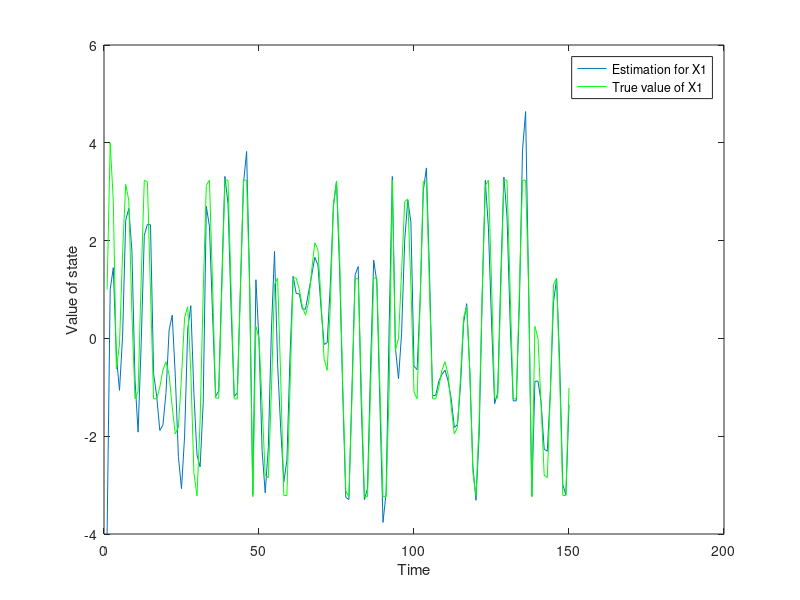
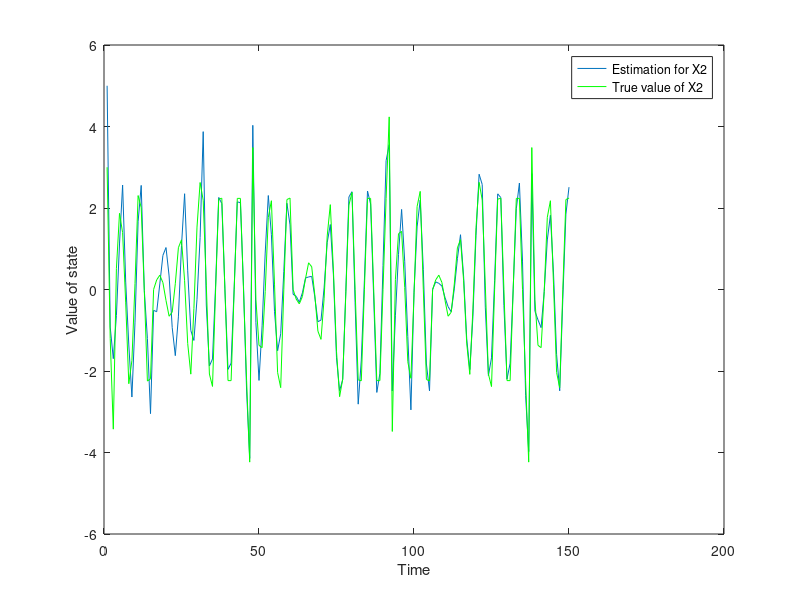
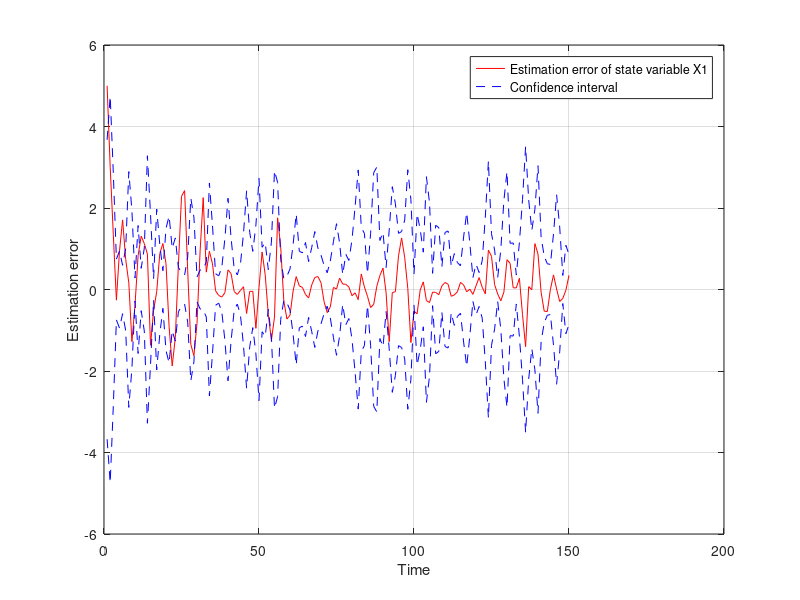
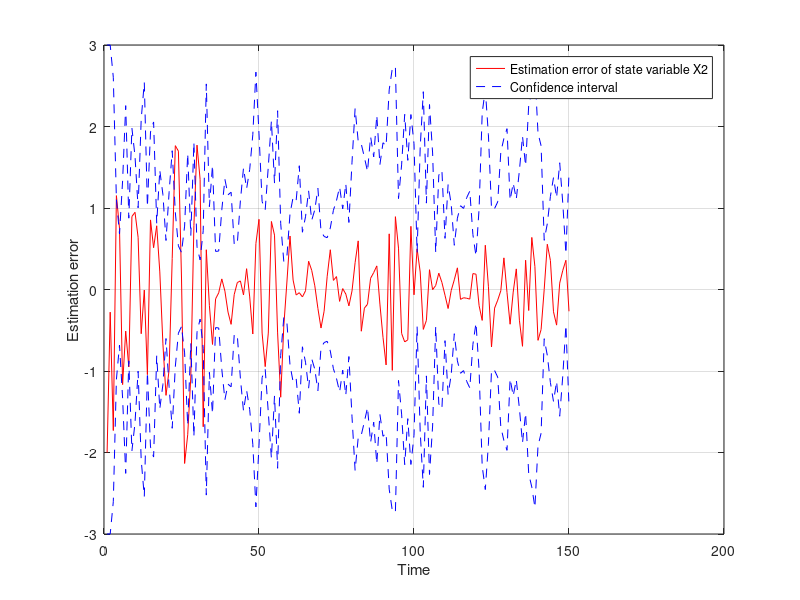

Recreate these plots in MATLAB, in order.
clear all
close all
% Pouya Hosseinzadeh

% Load the data
load dati_silver

% Input data
sig2 = 1;     % Variance of measurement noise
q = 0.00001;    % Variance of White process w for state X3
%P0 = 0.5;     % Initial condition for covariance matrix of estimation error
%x0 =  [3 0.5 0.5]; 
%x0 =  [-1 2 0.5]; % initial condition for the states
x0 =  [-4 5 0.2]; % Initial condition for the states
%x0 =  [-1.2 0.1 0.2]; 
x = x0;

% Matrix G of the system linearized df/dw
G =[0 0 0;0 0 (x(2))^2; 0 0 1];

% Covariance matrix of the disturbance w
Q =zeros(3);
Q(3,3)=q;

% Covariance matrix of v
R = sig2*eye(1);

% Initialization
N=size(U,1);
xp=zeros(3,1);
%P = P0*eye(3);
P=diag([1.5 1 0.7]);

Xest(:,1)=x;
PDiag(:,1)=diag(P);

% Recursion
for k=1:N-1
    
    % Prediction step
    xp(1) = x(1) + x(2);
    xp(2) = -x(1) + 0.5*x(2) - (x(3))*(x(2))^3 + U(k);
    xp(3) = x(3);
    
    F = [1 1 0; -1  x(2)-3*x(2)*x(3) -(x(2))^3; 0 0 1]; 
    Pp = F*P*F'+ G*Q*G';
    
    % Correction step
    H = [0 1 0];
    K = Pp*H'*inv(H*Pp*H'+R);
    xc = xp + K*(Y(k+1,:)'-xp(2));
    Pc = Pp*(eye(3)-H'*K');
    x=xc;
    P=Pc;
    
    Xest(:,k+1)=x;
    PDiag(:,k+1)=diag(P);
    
end

t = 1:150;

% Comparison between state X and the estimation Xest
 
figure, plot(t,Xest(1,:),t,X(:,1),'g'),legend('Estimation for X1','True value of X1')
ylabel('Value of state'), xlabel('Time')

figure, plot(t,Xest(2,:),t,X(:,2),'g'),legend('Estimation for X2','True value of X2')
ylabel('Value of state'), xlabel('Time')



%Comparing the estimation error with the confidence intervals +/- 3*sqrt(P(K|K))

figure, plot(t,X(:,1)-Xest(1,:)','r',t,3*sqrt(PDiag(1,:)),'b--',t,-3*sqrt(PDiag(1,:)),'b--'), grid on
legend('Estimation error of state variable X1','Confidence interval')
ylabel('Estimation error'), xlabel('Time')

figure, plot(t,X(:,2)-Xest(2,:)','r',t,3*sqrt(PDiag(2,:)),'b--',t,-3*sqrt(PDiag(2,:)),'b--'), grid on
legend('Estimation error of state variable X2','Confidence interval')
ylabel('Estimation error'), xlabel('Time')


figure, plot(t,Xest(3,:),'g'),legend('Estimation for X3')
ylabel('Value of state'), xlabel('Time')


figure, plot(t,0.1*ones(size(t))-Xest(3,:)','r',t,3*sqrt(PDiag(3,:)),'b--',t,-3*sqrt(PDiag(3,:)),'b--'), grid on
legend('Estimation error of state variable X2','Confidence interval')
ylabel('Estimation error'), xlabel('Time')
